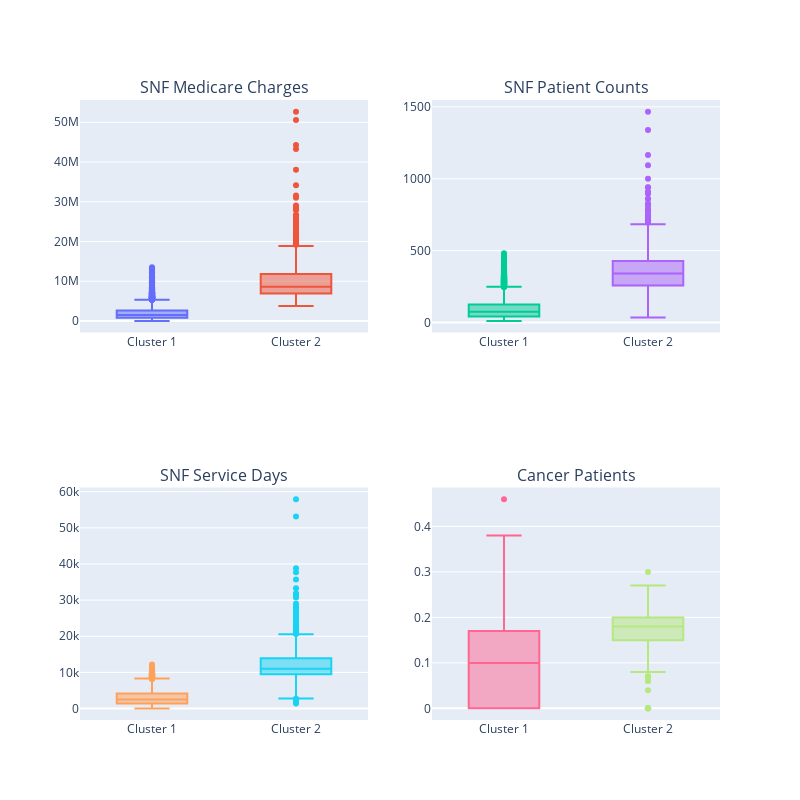

Write notebook code for a chart like this one.
### Code cell
# Analyze Distribution of Some Variables for Individual Clusters

import plotly.graph_objects as go

f1 = go.Box(y=snf1['TOT_CHRG_AMT'], name='Cluster 1')
f2 = go.Box(y=snf2['TOT_CHRG_AMT'], name='Cluster 2')
f3 = go.Box(y=snf1['BENE_DSTNCT_CNT'], name='Cluster 1')
f4 = go.Box(y=snf2['BENE_DSTNCT_CNT'], name='Cluster 2')
f5 = go.Box(y=snf1['TOT_SRVC_DAYS'], name='Cluster 1')
f6 = go.Box(y=snf2['TOT_SRVC_DAYS'], name='Cluster 2')
f7 = go.Box(y=snf1['BENE_CC_CNCR_PCT'], name='Cluster 1')
f8 = go.Box(y=snf2['BENE_CC_CNCR_PCT'], name='Cluster 2')


fig = subplots.make_subplots(rows=2, cols=2, print_grid=False, subplot_titles=('SNF Medicare Charges','SNF Patient Counts', 'SNF Service Days','Cancer Patients'))
fig.append_trace(f1, 1, 1);
fig.append_trace(f2, 1, 1);
fig.append_trace(f3, 1, 2);
fig.append_trace(f4, 1, 2);
fig.append_trace(f5, 2, 1);
fig.append_trace(f6, 2, 1);
fig.append_trace(f7, 2, 2);
fig.append_trace(f8, 2, 2);


fig['layout'].update(height=800, width=800, showlegend=False);
iplot(fig, filename='simple-subplot');

### Figure 1 — Plotly figure (JSON) as saved in the notebook; plotly's stock layout.template omitted (floating-point values rounded to 4 significant figures; data arrays with more than 128 entries replaced by an {"elided": "..."} marker saying what was removed)
{"data": [{"name": "Cluster 1", "type": "box", "xaxis": "x", "y": {"elided": "13681 int values"}, "yaxis": "y"}, {"name": "Cluster 2", "type": "box", "xaxis": "x", "y": {"elided": "906 int values"}, "yaxis": "y"}, {"name": "Cluster 1", "type": "box", "xaxis": "x2", "y": {"elided": "13681 int values"}, "yaxis": "y2"}, {"name": "Cluster 2", "type": "box", "xaxis": "x2", "y": {"elided": "906 int values"}, "yaxis": "y2"}, {"name": "Cluster 1", "type": "box", "xaxis": "x3", "y": {"elided": "13681 int values"}, "yaxis": "y3"}, {"name": "Cluster 2", "type": "box", "xaxis": "x3", "y": {"elided": "906 int values"}, "yaxis": "y3"}, {"name": "Cluster 1", "type": "box", "xaxis": "x4", "y": {"elided": "13681 float values"}, "yaxis": "y4"}, {"name": "Cluster 2", "type": "box", "xaxis": "x4", "y": {"elided": "906 float values"}, "yaxis": "y4"}], "layout": {"annotations": [{"font": {"size": 16}, "showarrow": false, "text": "SNF Medicare Charges", "x": 0.225, "xanchor": "center", "xref": "paper", "y": 1, "yanchor": "bottom", "yref": "paper"}, {"font": {"size": 16}, "showarrow": false, "text": "SNF Patient Counts", "x": 0.775, "xanchor": "center", "xref": "paper", "y": 1, "yanchor": "bottom", "yref": "paper"}, {"font": {"size": 16}, "showarrow": false, "text": "SNF Service Days", "x": 0.225, "xanchor": "center", "xref": "paper", "y": 0.375, "yanchor": "bottom", "yref": "paper"}, {"font": {"size": 16}, "showarrow": false, "text": "Cancer Patients", "x": 0.775, "xanchor": "center", "xref": "paper", "y": 0.375, "yanchor": "bottom", "yref": "paper"}], "height": 800, "showlegend": false, "width": 800, "xaxis": {"anchor": "y", "domain": [0, 0.45]}, "xaxis2": {"anchor": "y2", "domain": [0.55, 1]}, "xaxis3": {"anchor": "y3", "domain": [0, 0.45]}, "xaxis4": {"anchor": "y4", "domain": [0.55, 1]}, "yaxis": {"anchor": "x", "domain": [0.625, 1]}, "yaxis2": {"anchor": "x2", "domain": [0.625, 1]}, "yaxis3": {"anchor": "x3", "domain": [0, 0.375]}, "yaxis4": {"anchor": "x4", "domain": [0, 0.375]}}}
